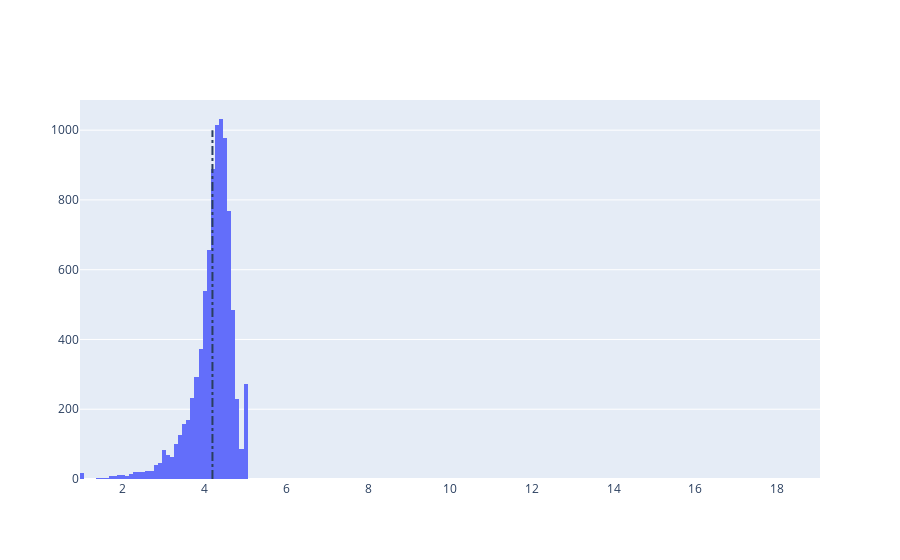

Source (notebook cell):
### Code cell
# Average rating of apps
avg_app_rating = apps['Rating'].mean()
print('Average app rating = ', avg_app_rating)
# Distribution of apps according to their ratings
data = [go.Histogram(
        x = apps['Rating']
)]
# Vertical dashed line to indicate the average app rating
layout = {'shapes': [{
              'type' :'line',
              'x0': avg_app_rating,
              'y0': 0,
              'x1': avg_app_rating,
              'y1': 1000,
              'line': { 'dash': 'dashdot'}
          }]
          }
plotly.offline.iplot({'data': data, 'layout': layout})

### Figure 1 — Plotly figure (JSON) as saved in the notebook; plotly's stock layout.template omitted (floating-point values rounded to 4 significant figures; data arrays with more than 128 entries replaced by an {"elided": "..."} marker saying what was removed)
{"data": [{"type": "histogram", "x": {"elided": "10358 float values"}}], "layout": {"shapes": [{"line": {"dash": "dashdot"}, "type": "line", "x0": 4.19, "x1": 4.19, "y0": 0, "y1": 1000}]}}
